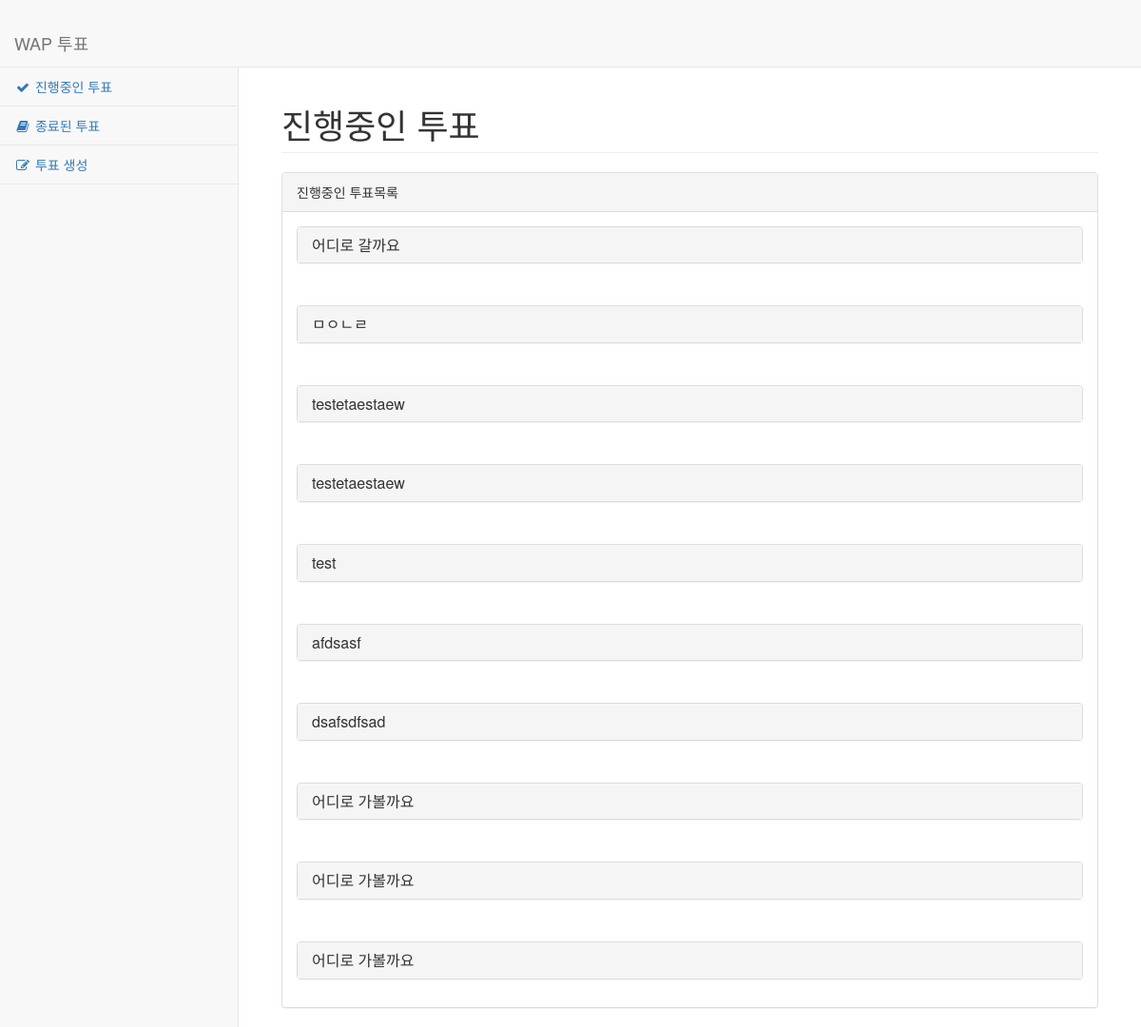
The page /onsurvey/ on the database as committed earlier.
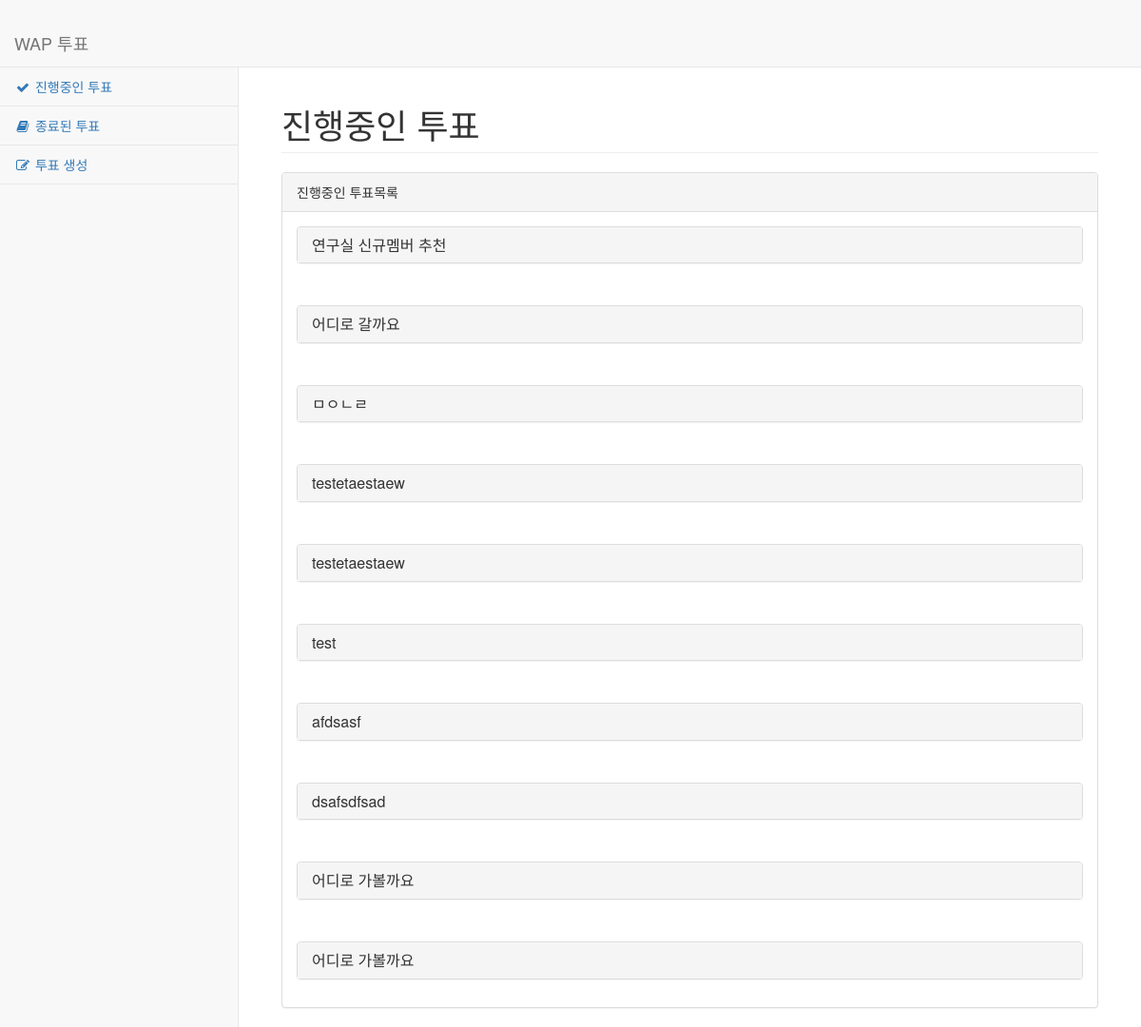
The same page on the database as committed later.
### WapChatbot/models.py (models this page shows, shortened)
class Question(models.Model):
    question_subject = models.CharField(max_length=300) # 투표 제목
    question_make_name = models.CharField(max_length=100) # 투표 생성자 이름
    question_info = models.CharField(max_length=600) # 투표 설명
    question_flag = models.BooleanField() # 투표 종료 여부
    question_overlap = models.BooleanField() # 투표 중복 여부
    question_pub_date = models.DateTimeField('date published') # 투표 생성일

### WapChatbot/views.py (the view)
# urls.py: path('onsurvey/', views.onsurvey, name='onsurvey'), # 진행중인 투표
def onsurvey(request):
    question_list = Question.objects.order_by('-question_pub_date')
    show_question_list = []
    for question in question_list:
        if question.question_flag is False and len(show_question_list) < 10:
            show_question_list.append(question)
    context = {'question_list':show_question_list}
    return render(request, 'onsurvey.html',context)

### templates/onsurvey.html (shortened to what this page needs)
﻿<!DOCTYPE html>
<html lang="ko">
<head>
    <link href="../static/vendor/bootstrap/css/bootstrap.min.css" rel="stylesheet">
    <link href="/static/vendor/bootstrap/css/awesome-bootstrap-checkbox.css" rel="stylesheet">
    <link href="/static/vendor/metisMenu/metisMenu.min.css" rel="stylesheet">
    <link href="/static/dist/css/sb-admin-2.css" rel="stylesheet">
    <link href="/static/vendor/font-awesome/css/font-awesome.min.css" rel="stylesheet" type="text/css">
</head>
<body>
    {% extends "nav.html" %}
    {% block content %}
    <div id="page-wrapper">
        <div class="container-fluid">
            <div class="row">
                <div class="col-lg-12">
                    <h1 class="page-header">진행중인 투표</h1>
                    <div class="panel panel-default">
                        <div class="panel-heading">
                            진행중인 투표목록
                        </div>
                        {% for question in question_list %}
                            <div class="panel-body" style="margin-bottom: 0;">
                                <div class="panel-group" id="group{{ question.id }}" style="margin-bottom: 0;">
                                    {% if question.question_overlap %}
                                        <form action="{% url 'votes' question.id %}" method="post">
                                            <div class="panel panel-default">
                                                <div class="panel-heading">
                                                    <h4 class="panel-title">
                                                        <a data-toggle="collapse" data-parent="#{{ question.id }}" href="#collapse{{ question.id }}">{{ question.question_subject }}</a>
                                                    </h4>
                                                </div>
                                            </div>
                                        </form>
                                    {% endif %}
                                </div>
                            </div>
                        {%  endfor %}
                    </div>
                </div>
            </div>
        </div>
    </div>
    {% endblock %}

Rows that differ between the two databases and show on the page:
no longer on this page (row unchanged): Question: question_subject "어디로 가볼까요"
added Question: question_subject "연구실 신규멤버 추천"
